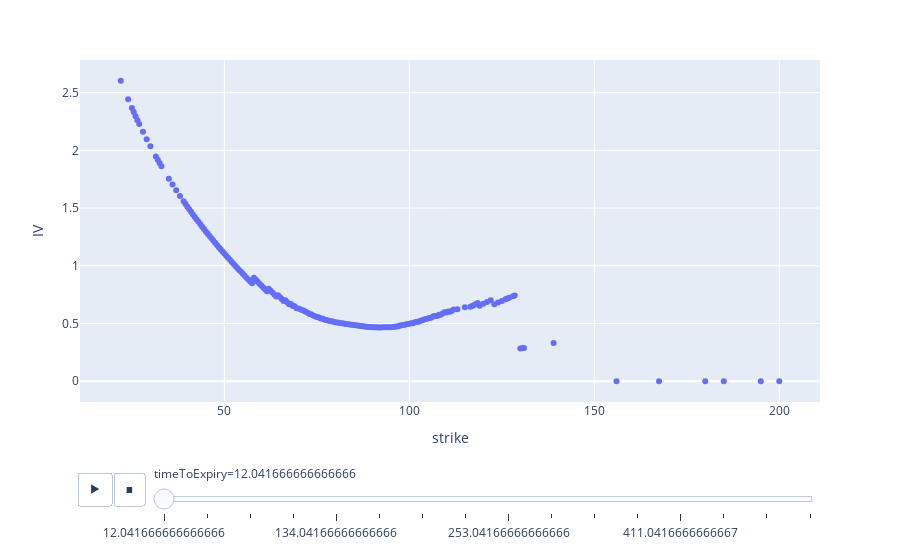

The notebook cell this image was saved under:
### Code cell
optionsData = data.reset_index()
puts = optionsData[optionsData["type"]=="p"].dropna()

#p = puts[puts["underlyingSymbol"]=="CLZ22"].sort_values("timeToExpiry")
p=puts[puts["Date_Time"]=="2022-10-05"].sort_values("timeToExpiry")

import plotly.express as px
px.scatter(p, x="strike", y="IV", animation_frame="timeToExpiry")

### Figure 1 — Plotly figure (JSON) as saved in the notebook; plotly's stock layout.template omitted (floating-point values rounded to 4 significant figures; data arrays with more than 128 entries replaced by an {"elided": "..."} marker saying what was removed)
{"data": [{"hovertemplate": "timeToExpiry=12.041666666666666<br>strike=%{x}<br>IV=%{y}<extra></extra>", "legendgroup": "", "marker": {"color": "#636efa", "symbol": "circle"}, "mode": "markers", "name": "", "orientation": "v", "showlegend": false, "type": "scatter", "x": {"elided": "194 float values"}, "xaxis": "x", "y": {"elided": "194 float values"}, "yaxis": "y"}], "layout": {"legend": {"tracegroupgap": 0}, "margin": {"t": 60}, "sliders": [{"active": 0, "currentvalue": {"prefix": "timeToExpiry="}, "len": 0.9, "pad": {"b": 10, "t": 60}, "steps": [{"args": [["12.041666666666666"], {"frame": {"duration": 0, "redraw": false}, "fromcurrent": true, "mode": "immediate", "transition": {"duration": 0, "easing": "linear"}}], "label": "12.041666666666666", "method": "animate"}, {"args": [["47.041666666666664"], {"frame": {"duration": 0, "redraw": false}, "fromcurrent": true, "mode": "immediate", "transition": {"duration": 0, "easing": "linear"}}], "label": "47.041666666666664", "method": "animate"}, {"args": [["72.04166666666667"], {"frame": {"duration": 0, "redraw": false}, "fromcurrent": true, "mode": "immediate", "transition": {"duration": 0, "easing": "linear"}}], "label": "72.04166666666667", "method": "animate"}, {"args": [["105.04166666666667"], {"frame": {"duration": 0, "redraw": false}, "fromcurrent": true, "mode": "immediate", "transition": {"duration": 0, "easing": "linear"}}], "label": "105.04166666666667", "method": "animate"}, {"args": [["134.04166666666666"], {"frame": {"duration": 0, "redraw": false}, "fromcurrent": true, "mode": "immediate", "transition": {"duration": 0, "easing": "linear"}}], "label": "134.04166666666666", "method": "animate"}, {"args": [["162.04166666666666"], {"frame": {"duration": 0, "redraw": false}, "fromcurrent": true, "mode": "immediate", "transition": {"duration": 0, "easing": "linear"}}], "label": "162.04166666666666", "method": "animate"}, {"args": [["194.04166666666666"], {"frame": {"duration": 0, "redraw": false}, "fromcurrent": true, "mode": "immediate", "transition": {"duration": 0, "easing": "linear"}}], "label": "194.04166666666666", "method": "animate"}, {"args": [["224.04166666666666"], {"frame": {"duration": 0, "redraw": false}, "fromcurrent": true, "mode": "immediate", "transition": {"duration": 0, "easing": "linear"}}], "label": "224.04166666666666", "method": "animate"}, {"args": [["253.04166666666666"], {"frame": {"duration": 0, "redraw": false}, "fromcurrent": true, "mode": "immediate", "transition": {"duration": 0, "easing": "linear"}}], "label": "253.04166666666666", "method": "animate"}, {"args": [["285.0416666666667"], {"frame": {"duration": 0, "redraw": false}, "fromcurrent": true, "mode": "immediate", "transition": {"duration": 0, "easing": "linear"}}], "label": "285.0416666666667", "method": "animate"}, {"args": [["316.0416666666667"], {"frame": {"duration": 0, "redraw": false}, "fromcurrent": true, "mode": "immediate", "transition": {"duration": 0, "easing": "linear"}}], "label": "316.0416666666667", "method": "animate"}, {"args": [["345.0416666666667"], {"frame": {"duration": 0, "redraw": false}, "fromcurrent": true, "mode": "immediate", "transition": {"duration": 0, "easing": "linear"}}], "label": "345.0416666666667", "method": "animate"}, {"args": [["411.0416666666667"], {"frame": {"duration": 0, "redraw": false}, "fromcurrent": true, "mode": "immediate", "transition": {"duration": 0, "easing": "linear"}}], "label": "411.0416666666667", "method": "animate"}, {"args": [["436.0416666666667"], {"frame": {"duration": 0, "redraw": false}, "fromcurrent": true, "mode": "immediate", "transition": {"duration": 0, "easing": "linear"}}], "label": "436.0416666666667", "method": "animate"}, {"args": [["498.0416666666667"], {"frame": {"duration": 0, "redraw": false}, "fromcurrent": true, "mode": "immediate", "transition": {"duration": 0, "easing": "linear"}}], "label": "498.0416666666667", "method": "animate"}, {"args": [["527.0416666666666"], {"frame": {"duration": 0, "redraw": false}, "fromcurrent": true, "mode": "immediate", "transition": {"duration": 0, "easing": "linear"}}], "label": "527.0416666666666", "method": "animate"}], "x": 0.1, "xanchor": "left", "y": 0, "yanchor": "top"}], "updatemenus": [{"buttons": [{"args": [null, {"frame": {"duration": 500, "redraw": false}, "fromcurrent": true, "mode": "immediate", "transition": {"duration": 500, "easing": "linear"}}], "label": "&#9654;", "method": "animate"}, {"args": [[null], {"frame": {"duration": 0, "redraw": false}, "fromcurrent": true, "mode": "immediate", "transition": {"duration": 0, "easing": "linear"}}], "label": "&#9724;", "method": "animate"}], "direction": "left", "pad": {"r": 10, "t": 70}, "showactive": false, "type": "buttons", "x": 0.1, "xanchor": "right", "y": 0, "yanchor": "top"}], "xaxis": {"anchor": "y", "domain": [0, 1], "title": {"text": "strike"}}, "yaxis": {"anchor": "x", "domain": [0, 1], "title": {"text": "IV"}}}}
